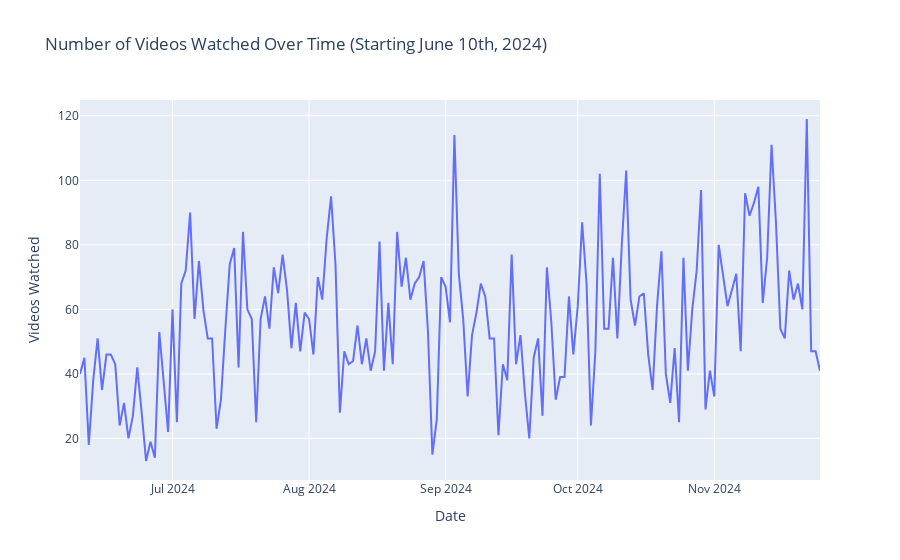

Notebook code cell kept with this figure:
### Markdown cell above
We observe here a very disportionate graph of daily video watches with a significant date being June 10th. That is the date that I stopped watching YouTube shorts which is the reason why there is such a large difference in numbers before and after. This graph also proves that was a pretty good decision since we can see my video consumption was steadily increasing untill I stopped. :)

Now unfortunately YouTube does not provide any way of differentiating a shorts video from a regular one in its dataset nor any information about video duration or watch length. So I created another graph that starts from the day I stopped watching YouTube shorts.

### Code cell
import pandas as pd
import plotly.express as px

file_path = "Data/watch_data_eng.csv"
df = pd.read_csv(file_path)

df['Watch Date'] = df['Watch Date'].str.strip()

df['Watch Date'] = pd.to_datetime(df['Watch Date'], format='%d %b %Y', errors='coerce')

start_date = "2024-06-10"
filtered_df = df[df['Watch Date'] >= start_date]

watch_counts = filtered_df['Watch Date'].value_counts().reset_index()
watch_counts.columns = ['Watch Date', 'Videos Watched']
watch_counts = watch_counts.sort_values(by='Watch Date')

fig = px.line(watch_counts, x='Watch Date', y='Videos Watched', 
              title="Number of Videos Watched Over Time (Starting June 10th, 2024)",
              labels={'Videos Watched': 'Videos Watched', 'Watch Date': 'Date'})

fig.show()

### Figure 1 — Plotly figure (JSON) as saved in the notebook; plotly's stock layout.template omitted (floating-point values rounded to 4 significant figures; data arrays with more than 128 entries replaced by an {"elided": "..."} marker saying what was removed)
{"data": [{"hovertemplate": "Date=%{x}<br>Videos Watched=%{y}<extra></extra>", "legendgroup": "", "line": {"color": "#636efa", "dash": "solid"}, "marker": {"symbol": "circle"}, "mode": "lines", "name": "", "orientation": "v", "showlegend": false, "type": "scatter", "x": {"elided": "169 str values"}, "xaxis": "x", "y": {"elided": "169 int values"}, "yaxis": "y"}], "layout": {"legend": {"tracegroupgap": 0}, "title": {"text": "Number of Videos Watched Over Time (Starting June 10th, 2024)"}, "xaxis": {"anchor": "y", "domain": [0, 1], "title": {"text": "Date"}}, "yaxis": {"anchor": "x", "domain": [0, 1], "title": {"text": "Videos Watched"}}}}
